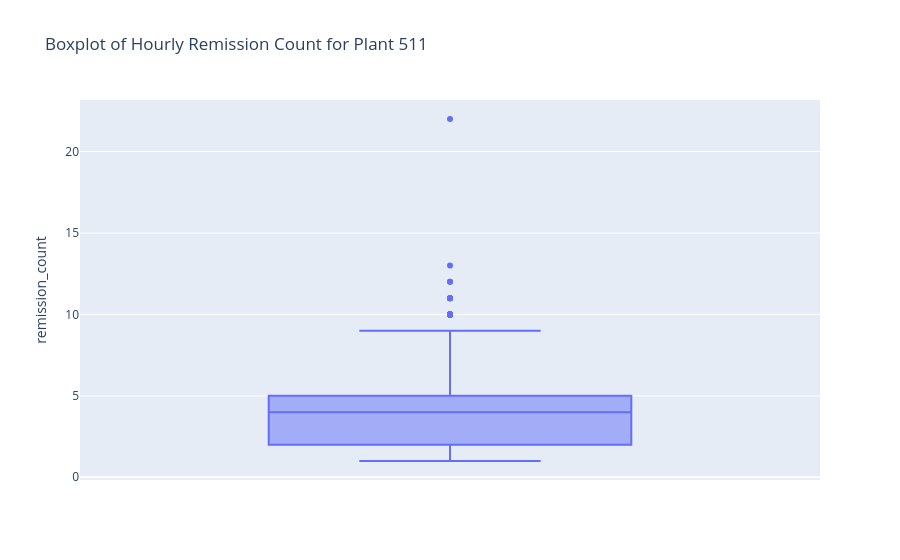

Notebook code for this chart:
### Code cell
# Plant 511 remission count boxplot (row count) 
plant_511_counts = (
    remissions.loc[remissions["ship_plant_code"] == "511"]
    .groupby(remissions["typed_time"].dt.floor("h"))
    .size()
    .reset_index(name="remission_count")
)
fig = px.box(
    plant_511_counts,
    y="remission_count",
    title="Boxplot of Hourly Remission Count for Plant 511",
)
fig.show()

### Figure 1 — Plotly figure (JSON) as saved in the notebook; plotly's stock layout.template omitted (floating-point values rounded to 4 significant figures; data arrays with more than 128 entries replaced by an {"elided": "..."} marker saying what was removed)
{"data": [{"alignmentgroup": "True", "hovertemplate": "remission_count=%{y}<extra></extra>", "legendgroup": "", "marker": {"color": "#636efa"}, "name": "", "notched": false, "offsetgroup": "", "orientation": "v", "showlegend": false, "type": "box", "x0": " ", "xaxis": "x", "y": {"elided": "16608 int values"}, "y0": " ", "yaxis": "y"}], "layout": {"boxmode": "group", "legend": {"tracegroupgap": 0}, "title": {"text": "Boxplot of Hourly Remission Count for Plant 511"}, "xaxis": {"anchor": "y", "domain": [0, 1]}, "yaxis": {"anchor": "x", "domain": [0, 1], "title": {"text": "remission_count"}}}}
